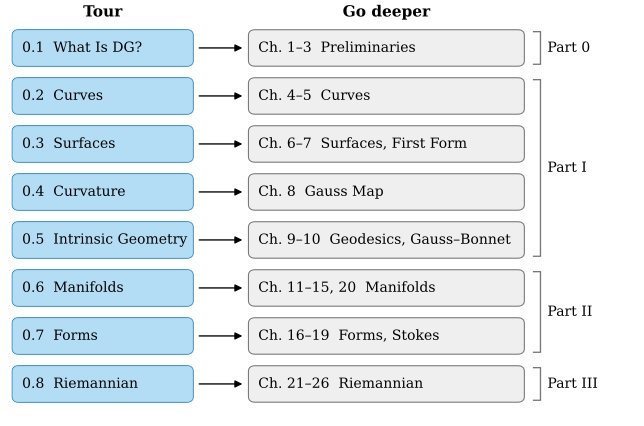

Here is the Python script that generated this plot:
"""Figure 0.1.3: Tour의 각 절과 깊은 장의 대응 (0.1절, schematic).

왼쪽 열: Tour의 절 0.1–0.8. 가운데 열: 각 절의 Go deeper가 가리키는 깊은 장.
오른쪽: 깊은 장이 속한 Part (GUIDELINES.md §9의 장 제목과 폴더).
자기검사: 대응표가 Chapter 1–26을 빠짐없이 한 번씩 덮는다.

실행: 프로젝트 루트에서 ``PYTHONPATH=tools python3 chapters/00-tour/figures/fig-0-1-3-roadmap.py``
"""

import dgfig

dgfig.setup()

import matplotlib.pyplot as plt
from matplotlib.patches import FancyArrowPatch, FancyBboxPatch

C = dgfig.COLORS

# (Tour 절, 깊은 장 상자의 글, 덮는 장 번호, Part 이름)
ROWS = [
    ("0.1  What Is DG?", "Ch. 1–3  Preliminaries", range(1, 4), "Part 0"),
    ("0.2  Curves", "Ch. 4–5  Curves", range(4, 6), "Part I"),
    ("0.3  Surfaces", "Ch. 6–7  Surfaces, First Form", range(6, 8), "Part I"),
    ("0.4  Curvature", "Ch. 8  Gauss Map", range(8, 9), "Part I"),
    ("0.5  Intrinsic Geometry", "Ch. 9–10  Geodesics, Gauss–Bonnet", range(9, 11), "Part I"),
    ("0.6  Manifolds", "Ch. 11–15, 20  Manifolds", list(range(11, 16)) + [20], "Part II"),
    ("0.7  Forms", "Ch. 16–19  Forms, Stokes", range(16, 20), "Part II"),
    ("0.8  Riemannian", "Ch. 21–26  Riemannian", range(21, 27), "Part III"),
]
covered = sorted(c for _, _, cs, _ in ROWS for c in cs)
assert covered == list(range(1, 27)), covered

fig = plt.figure(figsize=(6.6, 4.3))
ax = fig.add_axes([0, 0, 1, 1])
ax.set_xlim(0, 11)
ax.set_ylim(-0.4, len(ROWS) + 0.2)
ax.set_axis_off()

H = 0.72
xL, wL = 0.15, 3.1
xR, wR = 4.25, 4.75
for i, (tour, deep, _, part) in enumerate(ROWS):
    y = len(ROWS) - 1 - i
    ax.add_patch(FancyBboxPatch((xL, y), wL, H, boxstyle="round,pad=0.02,rounding_size=0.12",
                                fc=C["region"], ec=C["tangent"], alpha=1.0, lw=0.8, zorder=2))
    ax.add_patch(FancyBboxPatch((xL, y), wL, H, boxstyle="round,pad=0.02,rounding_size=0.12",
                                fc="white", ec="none", alpha=0.55, lw=0, zorder=2.5))
    ax.text(xL + 0.15, y + H / 2, tour, fontsize=10.5, va="center", ha="left", zorder=3)
    ax.add_patch(FancyBboxPatch((xR, y), wR, H, boxstyle="round,pad=0.02,rounding_size=0.12",
                                fc="#EFEFEF", ec=C["aux"], lw=0.8, zorder=2))
    ax.text(xR + 0.15, y + H / 2, deep, fontsize=10.5, va="center", ha="left", zorder=3)
    ax.add_patch(FancyArrowPatch((xL + wL + 0.08, y + H / 2), (xR - 0.08, y + H / 2),
                                 arrowstyle="-|>", mutation_scale=11, color=C["main"], lw=1.0, zorder=4))

# Part 괄호
groups = {}
for i, (_, _, _, part) in enumerate(ROWS):
    groups.setdefault(part, []).append(len(ROWS) - 1 - i)
xb = xR + wR + 0.18
for part, ys in groups.items():
    y0, y1 = min(ys) + 0.02, max(ys) + H - 0.02
    ax.plot([xb, xb + 0.12, xb + 0.12, xb], [y0, y0, y1, y1], color=C["aux"], lw=1.0)
    ax.text(xb + 0.24, (y0 + y1) / 2, part, fontsize=10.5, va="center", ha="left")

ax.text(xL + wL / 2, len(ROWS) - 0.05, "Tour", fontsize=11.5, ha="center", va="bottom", weight="bold")
ax.text(xR + wR / 2, len(ROWS) - 0.05, "Go deeper", fontsize=11.5, ha="center", va="bottom", weight="bold")

dgfig.save(fig, __file__)
